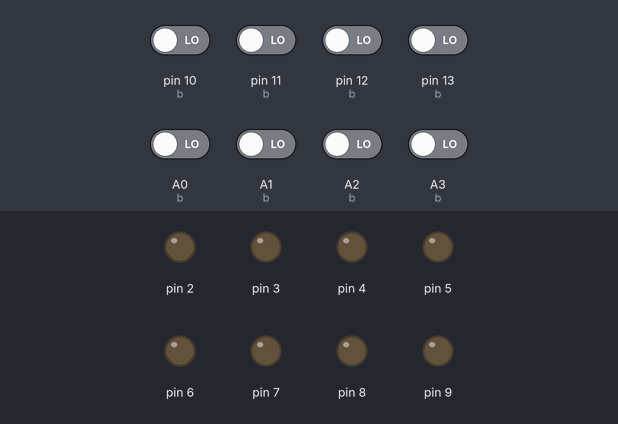
A sketch run on a simulated Arduino Uno, built with avr-gcc and run on an emulated ATmega328P. Shown: output pins drawn as LEDs (lit = HIGH). The inputs (shaded band) are chosen by the test bench; at power-on: A0 (b), A1 (b), A2 (b), A3 (b), pin 10 (b), pin 11 (b), pin 12 (b), pin 13 (b) LOW.

Above: at 1.2 s.
1.3 s: pin 10 (b) driven HIGH
At 1.8 s:
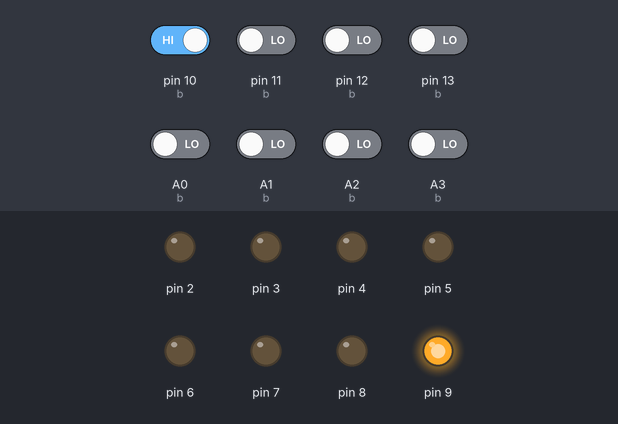
2.8 s: pin 11 (b) driven HIGH
At 3.7 s:
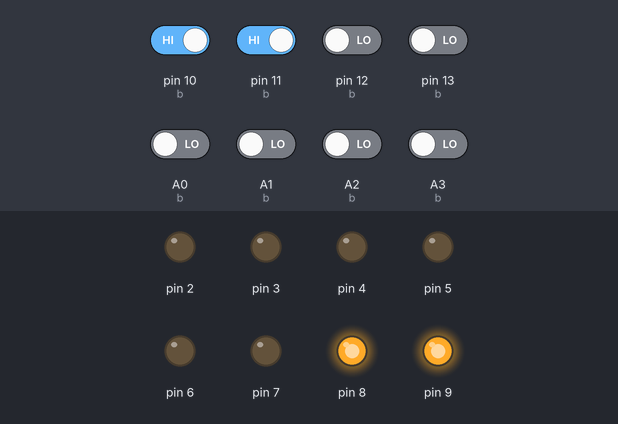
4.3 s: pin 12 (b) driven HIGH
At 5.0 s:
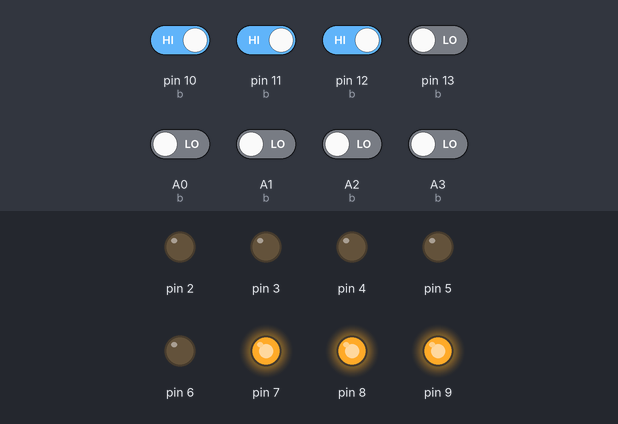
5.8 s: pin 13 (b) driven HIGH
At 6.3 s:
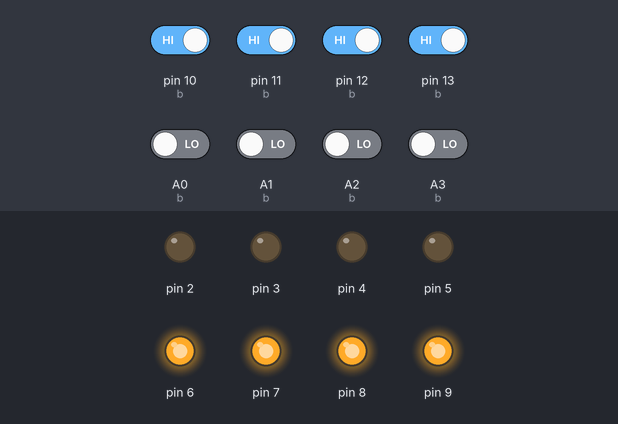
7.3 s: A0 (b) driven HIGH
At 8.5 s:
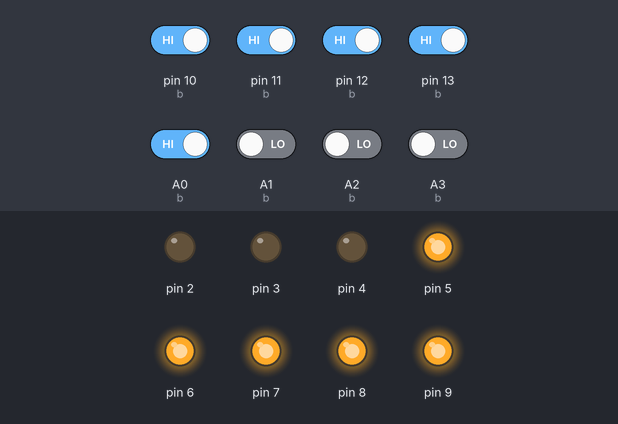
8.8 s: A1 (b) driven HIGH
At 9.5 s:
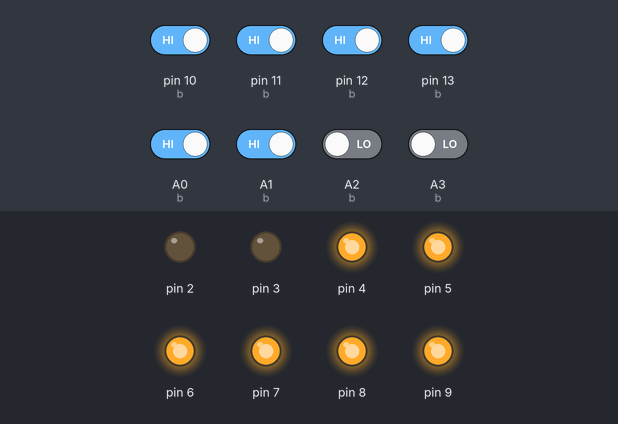
Timing chart, 0 to 11.3 s (numbered marks = the images above; inputs shaded):
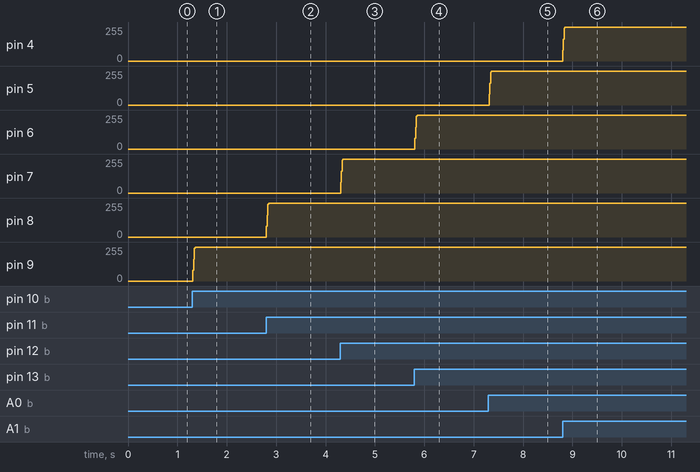

Measured:
- after the input at 1.3 s, pin 9: 0/255 → 255/255 at once
- after the input at 2.8 s, pin 8: 0/255 → 255/255 at once
- after the input at 4.3 s, pin 7: 0/255 → 255/255 at once
- after the input at 5.8 s, pin 6: 0/255 → 255/255 at once
- after the input at 7.3 s, pin 5: 0/255 → 255/255 at once
- after the input at 8.8 s, pin 4: 0/255 → 255/255 at once

The sketch:

arcade-led-2.ino
```cpp
/*
  Arcade LED button effects
  Version 2 with Iddle LED sequencer
  Rodrigo Feliciano
  https://www.pakequis.com.br
  youtube.com/pakequis

*/

#include <SoftPWM.h>  //library: https://github.com/bhagman/SoftPWM

//LED OFF to ON time (ms)
#define FADE_IN   50
//LED ON to OFF time (ms)
#define FADE_OUT  1000
//Number of Buttons and LED Channels
#define N_CHANNELS  8

//Idle time (ms)
#define IDLE_TIME 5000
#define SEQUENCE_TIME 300

/******************************/
/* Arduino Uno R3             */
//Buttons pins:
//#define BT1  A0
//#define BT2  A1
//#define BT3  A2
//#define BT4  A3
//#define BT5  A4
//#define BT6  A5
//#define BT7  1
//#define BT8  2

//LED pins
//#define LED1  3
//#define LED2  4
//#define LED3  5
//#define LED4  6
//#define LED5  7
//#define LED6  8
//#define LED7  9
//#define LED8  10
/******************************/

/******************************/
/* Arduino Mini Pro           */
//Buttons pins:
#define BT1  A3
#define BT2  A2
#define BT3  A1
#define BT4  A0
#define BT5  13
#define BT6  12
#define BT7  11
#define BT8  10

//LED pins
#define LED1  2
#define LED2  3
#define LED3  4
#define LED4  5
#define LED5  6
#define LED6  7
#define LED7  8
#define LED8  9
/******************************/

int b[N_CHANNELS] = {BT1,BT2,BT3,BT4,BT5,BT6,BT7,BT8};
int LED[N_CHANNELS] = {LED1,LED2,LED3,LED4,LED5,LED6,LED7,LED8};

//LED sequence on Iddle:
int LED_seq[N_CHANNELS] = {LED7, LED8, LED1,LED3,LED5,LED2,LED4,LED6};
int i = 0;

int count = 0;

unsigned long start_time;
unsigned long current_time;
unsigned long sequence_time;

void setup()
{
  SoftPWMBegin();

  for (i = 0; i < N_CHANNELS; i++)
  {
    SoftPWMSet(LED[i],0);
    SoftPWMSetFadeTime(LED[i], FADE_IN, FADE_OUT);
    pinMode(b[i],INPUT);
  }

  start_time = millis();
  sequence_time = millis();
}

void loop()
{
  for(i = 0; i < N_CHANNELS; i++)
  {
    if(digitalRead(b[i]))
    {
      SoftPWMSet(LED[i], 255);
      //Stop Idle count
      start_time = millis();
    }
    else
    {
      //Chek Idle time
      current_time = millis();
      if ((current_time - start_time) > IDLE_TIME)
      {
        //LED sequence on iddle
        if((current_time - sequence_time) > SEQUENCE_TIME)
        {
          sequence_time = millis();
          SoftPWMSet((LED_seq[count]), 0);   //LED OFF
          count += 1;                    //Next LED
          if (count > (N_CHANNELS - 1)) count = 0;
          SoftPWMSet((LED_seq[count]), 255); //LED ON
        }
      }
      else
      {
        sequence_time = millis();
        SoftPWMSet(LED[i], 0);
        count = 0;
      }
    }
  }
}
```
